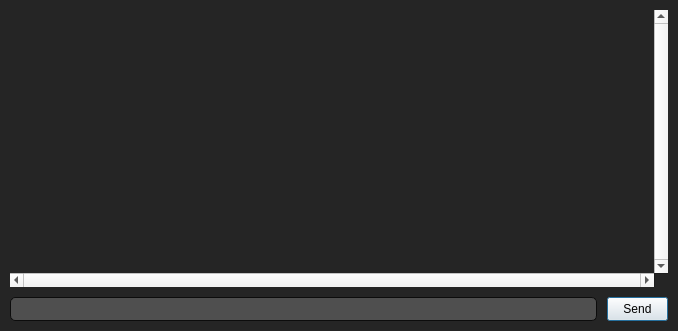
<?xml version="1.0" encoding="UTF-8"?>
<ui version="4.0">
 <class>TerminalDialog</class>
 <widget class="QDialog" name="TerminalDialog">
  <property name="geometry">
   <rect>
    <x>0</x>
    <y>0</y>
    <width>678</width>
    <height>331</height>
   </rect>
  </property>
  <property name="windowTitle">
   <string>Dialog</string>
  </property>
  <property name="styleSheet">
   <string notr="true">#TerminalDialog {
	background-color: #252525;
}

QTextEdit {
	background-color: #252525;
	border: none;
}

QLineEdit,  QComboBox, QSpinBox {
	background-color: #4f4f4f;
	padding: 3px;
	border-radius: 5px;
	border: 1px Solid #0C0C0C;
}

#sendButton {
	padding: 4px 15px;
}</string>
  </property>
  <layout class="QVBoxLayout" name="verticalLayout">
   <property name="spacing">
    <number>10</number>
   </property>
   <property name="leftMargin">
    <number>10</number>
   </property>
   <property name="topMargin">
    <number>10</number>
   </property>
   <property name="rightMargin">
    <number>10</number>
   </property>
   <property name="bottomMargin">
    <number>10</number>
   </property>
   <item>
    <widget class="QTextEdit" name="terminalText">
     <property name="frameShadow">
      <enum>QFrame::Plain</enum>
     </property>
     <property name="lineWidth">
      <number>0</number>
     </property>
     <property name="verticalScrollBarPolicy">
      <enum>Qt::ScrollBarAlwaysOn</enum>
     </property>
     <property name="horizontalScrollBarPolicy">
      <enum>Qt::ScrollBarAlwaysOn</enum>
     </property>
     <property name="lineWrapMode">
      <enum>QTextEdit::NoWrap</enum>
     </property>
     <property name="readOnly">
      <bool>true</bool>
     </property>
    </widget>
   </item>
   <item>
    <layout class="QHBoxLayout" name="horizontalLayout">
     <property name="topMargin">
      <number>0</number>
     </property>
     <item>
      <widget class="QLineEdit" name="terminalCommand"/>
     </item>
     <item>
      <widget class="QPushButton" name="sendButton">
       <property name="text">
        <string>Send</string>
       </property>
       <property name="shortcut">
        <string>Return</string>
       </property>
      </widget>
     </item>
    </layout>
   </item>
  </layout>
 </widget>
 <resources/>
 <connections/>
</ui>
